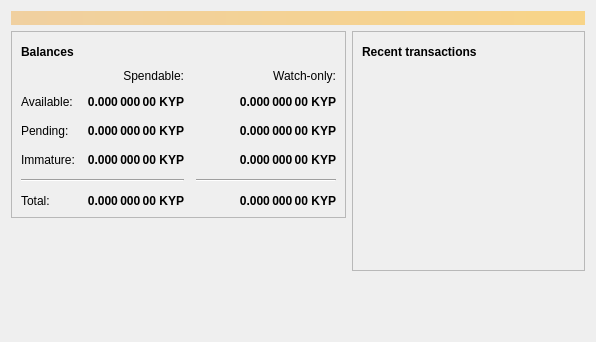
<?xml version="1.0" encoding="UTF-8"?>
<ui version="4.0">
 <class>OverviewPage</class>
 <widget class="QWidget" name="OverviewPage">
  <property name="geometry">
   <rect>
    <x>0</x>
    <y>0</y>
    <width>596</width>
    <height>342</height>
   </rect>
  </property>
  <property name="windowTitle">
   <string>Form</string>
  </property>
  <layout class="QVBoxLayout" name="topLayout">
   <item>
    <widget class="QLabel" name="labelAlerts">
     <property name="visible">
      <bool>false</bool>
     </property>
     <property name="styleSheet">
      <string notr="true">QLabel { background-color: qlineargradient(x1: 0, y1: 0, x2: 1, y2: 0, stop:0 #F0D0A0, stop:1 #F8D488); color:#000000; }</string>
     </property>
     <property name="wordWrap">
      <bool>true</bool>
     </property>
     <property name="margin">
      <number>3</number>
     </property>
     <property name="textInteractionFlags">
      <set>Qt::TextSelectableByMouse</set>
     </property>
    </widget>
   </item>
   <item>
    <layout class="QHBoxLayout" name="horizontalLayout" stretch="1,1">
     <item>
      <layout class="QVBoxLayout" name="verticalLayout_2">
       <item>
        <widget class="QFrame" name="frame">
         <property name="frameShape">
          <enum>QFrame::StyledPanel</enum>
         </property>
         <property name="frameShadow">
          <enum>QFrame::Raised</enum>
         </property>
         <layout class="QVBoxLayout" name="verticalLayout_4">
          <item>
           <layout class="QHBoxLayout" name="horizontalLayout_4">
            <item>
             <widget class="QLabel" name="label_5">
              <property name="font">
               <font>
                <weight>75</weight>
                <bold>true</bold>
               </font>
              </property>
              <property name="text">
               <string>Balances</string>
              </property>
             </widget>
            </item>
            <item>
             <widget class="QPushButton" name="labelWalletStatus">
              <property name="enabled">
               <bool>true</bool>
              </property>
              <property name="maximumSize">
               <size>
                <width>30</width>
                <height>16777215</height>
               </size>
              </property>
              <property name="toolTip">
               <string>The displayed information may be out of date. Your wallet automatically synchronizes with the Krypton network after a connection is established, but this process has not completed yet.</string>
              </property>
              <property name="text">
               <string/>
              </property>
              <property name="icon">
               <iconset resource="../bitcoin.qrc">
                <normaloff>:/icons/warning</normaloff>
                <disabledoff>:/icons/warning</disabledoff>:/icons/warning</iconset>
              </property>
              <property name="iconSize">
               <size>
                <width>24</width>
                <height>24</height>
               </size>
              </property>
              <property name="flat">
               <bool>true</bool>
              </property>
             </widget>
            </item>
            <item>
             <spacer name="horizontalSpacer_3">
              <property name="orientation">
               <enum>Qt::Horizontal</enum>
              </property>
              <property name="sizeHint" stdset="0">
               <size>
                <width>40</width>
                <height>20</height>
               </size>
              </property>
             </spacer>
            </item>
           </layout>
          </item>
          <item>
           <layout class="QGridLayout" name="gridLayout">
            <property name="spacing">
             <number>12</number>
            </property>
            <item row="2" column="2">
             <widget class="QLabel" name="labelWatchPending">
              <property name="font">
               <font>
                <weight>75</weight>
                <bold>true</bold>
               </font>
              </property>
              <property name="cursor">
               <cursorShape>IBeamCursor</cursorShape>
              </property>
              <property name="toolTip">
               <string>Unconfirmed transactions to watch-only addresses</string>
              </property>
              <property name="text">
               <string notr="true">0.000 000 00 KYP</string>
              </property>
              <property name="alignment">
               <set>Qt::AlignRight|Qt::AlignTrailing|Qt::AlignVCenter</set>
              </property>
              <property name="textInteractionFlags">
               <set>Qt::LinksAccessibleByMouse|Qt::TextSelectableByKeyboard|Qt::TextSelectableByMouse</set>
              </property>
             </widget>
            </item>
            <item row="2" column="1">
             <widget class="QLabel" name="labelUnconfirmed">
              <property name="font">
               <font>
                <weight>75</weight>
                <bold>true</bold>
               </font>
              </property>
              <property name="cursor">
               <cursorShape>IBeamCursor</cursorShape>
              </property>
              <property name="toolTip">
               <string>Total of transactions that have yet to be confirmed, and do not yet count toward the spendable balance</string>
              </property>
              <property name="text">
               <string notr="true">0.000 000 00 KYP</string>
              </property>
              <property name="alignment">
               <set>Qt::AlignRight|Qt::AlignTrailing|Qt::AlignVCenter</set>
              </property>
              <property name="textInteractionFlags">
               <set>Qt::LinksAccessibleByMouse|Qt::TextSelectableByKeyboard|Qt::TextSelectableByMouse</set>
              </property>
             </widget>
            </item>
            <item row="3" column="2">
             <widget class="QLabel" name="labelWatchImmature">
              <property name="font">
               <font>
                <weight>75</weight>
                <bold>true</bold>
               </font>
              </property>
              <property name="cursor">
               <cursorShape>IBeamCursor</cursorShape>
              </property>
              <property name="toolTip">
               <string>Mined balance in watch-only addresses that has not yet matured</string>
              </property>
              <property name="text">
               <string notr="true">0.000 000 00 KYP</string>
              </property>
              <property name="alignment">
               <set>Qt::AlignRight|Qt::AlignTrailing|Qt::AlignVCenter</set>
              </property>
              <property name="textInteractionFlags">
               <set>Qt::LinksAccessibleByMouse|Qt::TextSelectableByKeyboard|Qt::TextSelectableByMouse</set>
              </property>
             </widget>
            </item>
            <item row="4" column="0" colspan="2">
             <widget class="Line" name="line">
              <property name="orientation">
               <enum>Qt::Horizontal</enum>
              </property>
             </widget>
            </item>
            <item row="4" column="2">
             <widget class="Line" name="lineWatchBalance">
              <property name="sizePolicy">
               <sizepolicy hsizetype="Preferred" vsizetype="Fixed">
                <horstretch>0</horstretch>
                <verstretch>0</verstretch>
               </sizepolicy>
              </property>
              <property name="minimumSize">
               <size>
                <width>140</width>
                <height>0</height>
               </size>
              </property>
              <property name="orientation">
               <enum>Qt::Horizontal</enum>
              </property>
             </widget>
            </item>
            <item row="5" column="0">
             <widget class="QLabel" name="labelTotalText">
              <property name="text">
               <string>Total:</string>
              </property>
             </widget>
            </item>
            <item row="3" column="1">
             <widget class="QLabel" name="labelImmature">
              <property name="font">
               <font>
                <weight>75</weight>
                <bold>true</bold>
               </font>
              </property>
              <property name="cursor">
               <cursorShape>IBeamCursor</cursorShape>
              </property>
              <property name="toolTip">
               <string>Mined balance that has not yet matured</string>
              </property>
              <property name="text">
               <string notr="true">0.000 000 00 KYP</string>
              </property>
              <property name="alignment">
               <set>Qt::AlignRight|Qt::AlignTrailing|Qt::AlignVCenter</set>
              </property>
              <property name="textInteractionFlags">
               <set>Qt::LinksAccessibleByMouse|Qt::TextSelectableByKeyboard|Qt::TextSelectableByMouse</set>
              </property>
             </widget>
            </item>
            <item row="2" column="3">
             <spacer name="horizontalSpacer_2">
              <property name="orientation">
               <enum>Qt::Horizontal</enum>
              </property>
              <property name="sizeHint" stdset="0">
               <size>
                <width>40</width>
                <height>20</height>
               </size>
              </property>
             </spacer>
            </item>
            <item row="3" column="0">
             <widget class="QLabel" name="labelImmatureText">
              <property name="text">
               <string>Immature:</string>
              </property>
             </widget>
            </item>
            <item row="5" column="1">
             <widget class="QLabel" name="labelTotal">
              <property name="font">
               <font>
                <weight>75</weight>
                <bold>true</bold>
               </font>
              </property>
              <property name="cursor">
               <cursorShape>IBeamCursor</cursorShape>
              </property>
              <property name="toolTip">
               <string>Your current total balance</string>
              </property>
              <property name="text">
               <string notr="true">0.000 000 00 KYP</string>
              </property>
              <property name="alignment">
               <set>Qt::AlignRight|Qt::AlignTrailing|Qt::AlignVCenter</set>
              </property>
              <property name="textInteractionFlags">
               <set>Qt::LinksAccessibleByMouse|Qt::TextSelectableByKeyboard|Qt::TextSelectableByMouse</set>
              </property>
             </widget>
            </item>
            <item row="5" column="2">
             <widget class="QLabel" name="labelWatchTotal">
              <property name="font">
               <font>
                <weight>75</weight>
                <bold>true</bold>
               </font>
              </property>
              <property name="cursor">
               <cursorShape>IBeamCursor</cursorShape>
              </property>
              <property name="toolTip">
               <string>Current total balance in watch-only addresses</string>
              </property>
              <property name="text">
               <string notr="true">0.000 000 00 KYP</string>
              </property>
              <property name="alignment">
               <set>Qt::AlignRight|Qt::AlignTrailing|Qt::AlignVCenter</set>
              </property>
              <property name="textInteractionFlags">
               <set>Qt::LinksAccessibleByMouse|Qt::TextSelectableByKeyboard|Qt::TextSelectableByMouse</set>
              </property>
             </widget>
            </item>
            <item row="0" column="2">
             <widget class="QLabel" name="labelWatchonly">
              <property name="text">
               <string>Watch-only:</string>
              </property>
              <property name="alignment">
               <set>Qt::AlignRight|Qt::AlignTrailing|Qt::AlignVCenter</set>
              </property>
             </widget>
            </item>
            <item row="1" column="0">
             <widget class="QLabel" name="labelBalanceText">
              <property name="text">
               <string>Available:</string>
              </property>
             </widget>
            </item>
            <item row="1" column="1">
             <widget class="QLabel" name="labelBalance">
              <property name="font">
               <font>
                <weight>75</weight>
                <bold>true</bold>
               </font>
              </property>
              <property name="cursor">
               <cursorShape>IBeamCursor</cursorShape>
              </property>
              <property name="toolTip">
               <string>Your current spendable balance</string>
              </property>
              <property name="text">
               <string notr="true">0.000 000 00 KYP</string>
              </property>
              <property name="alignment">
               <set>Qt::AlignRight|Qt::AlignTrailing|Qt::AlignVCenter</set>
              </property>
              <property name="textInteractionFlags">
               <set>Qt::LinksAccessibleByMouse|Qt::TextSelectableByKeyboard|Qt::TextSelectableByMouse</set>
              </property>
             </widget>
            </item>
            <item row="1" column="2">
             <widget class="QLabel" name="labelWatchAvailable">
              <property name="font">
               <font>
                <weight>75</weight>
                <bold>true</bold>
               </font>
              </property>
              <property name="cursor">
               <cursorShape>IBeamCursor</cursorShape>
              </property>
              <property name="toolTip">
               <string>Your current balance in watch-only addresses</string>
              </property>
              <property name="text">
               <string notr="true">0.000 000 00 KYP</string>
              </property>
              <property name="alignment">
               <set>Qt::AlignRight|Qt::AlignTrailing|Qt::AlignVCenter</set>
              </property>
              <property name="textInteractionFlags">
               <set>Qt::LinksAccessibleByMouse|Qt::TextSelectableByKeyboard|Qt::TextSelectableByMouse</set>
              </property>
             </widget>
            </item>
            <item row="2" column="0">
             <widget class="QLabel" name="labelPendingText">
              <property name="text">
               <string>Pending:</string>
              </property>
             </widget>
            </item>
            <item row="0" column="1">
             <widget class="QLabel" name="labelSpendable">
              <property name="text">
               <string>Spendable:</string>
              </property>
              <property name="alignment">
               <set>Qt::AlignRight|Qt::AlignTrailing|Qt::AlignVCenter</set>
              </property>
             </widget>
            </item>
           </layout>
          </item>
         </layout>
        </widget>
       </item>
       <item>
        <spacer name="verticalSpacer">
         <property name="orientation">
          <enum>Qt::Vertical</enum>
         </property>
         <property name="sizeHint" stdset="0">
          <size>
           <width>20</width>
           <height>40</height>
          </size>
         </property>
        </spacer>
       </item>
      </layout>
     </item>
     <item>
      <layout class="QVBoxLayout" name="verticalLayout_3">
       <item>
        <widget class="QFrame" name="frame_2">
         <property name="frameShape">
          <enum>QFrame::StyledPanel</enum>
         </property>
         <property name="frameShadow">
          <enum>QFrame::Raised</enum>
         </property>
         <layout class="QVBoxLayout" name="verticalLayout">
          <item>
           <layout class="QHBoxLayout" name="horizontalLayout_2">
            <item>
             <widget class="QLabel" name="label_4">
              <property name="font">
               <font>
                <weight>75</weight>
                <bold>true</bold>
               </font>
              </property>
              <property name="text">
               <string>Recent transactions</string>
              </property>
             </widget>
            </item>
            <item>
             <widget class="QPushButton" name="labelTransactionsStatus">
              <property name="enabled">
               <bool>true</bool>
              </property>
              <property name="maximumSize">
               <size>
                <width>30</width>
                <height>16777215</height>
               </size>
              </property>
              <property name="toolTip">
               <string>The displayed information may be out of date. Your wallet automatically synchronizes with the Krypton network after a connection is established, but this process has not completed yet.</string>
              </property>
              <property name="text">
               <string/>
              </property>
              <property name="icon">
               <iconset resource="../bitcoin.qrc">
                <normaloff>:/icons/warning</normaloff>
                <disabledoff>:/icons/warning</disabledoff>:/icons/warning</iconset>
              </property>
              <property name="iconSize">
               <size>
                <width>24</width>
                <height>24</height>
               </size>
              </property>
              <property name="flat">
               <bool>true</bool>
              </property>
             </widget>
            </item>
            <item>
             <spacer name="horizontalSpacer">
              <property name="orientation">
               <enum>Qt::Horizontal</enum>
              </property>
              <property name="sizeHint" stdset="0">
               <size>
                <width>40</width>
                <height>20</height>
               </size>
              </property>
             </spacer>
            </item>
           </layout>
          </item>
          <item>
           <widget class="QListView" name="listTransactions">
            <property name="styleSheet">
             <string notr="true">QListView { background: transparent; }</string>
            </property>
            <property name="frameShape">
             <enum>QFrame::NoFrame</enum>
            </property>
            <property name="verticalScrollBarPolicy">
             <enum>Qt::ScrollBarAlwaysOff</enum>
            </property>
            <property name="horizontalScrollBarPolicy">
             <enum>Qt::ScrollBarAlwaysOff</enum>
            </property>
            <property name="selectionMode">
             <enum>QAbstractItemView::NoSelection</enum>
            </property>
           </widget>
          </item>
         </layout>
        </widget>
       </item>
       <item>
        <spacer name="verticalSpacer_2">
         <property name="orientation">
          <enum>Qt::Vertical</enum>
         </property>
         <property name="sizeHint" stdset="0">
          <size>
           <width>20</width>
           <height>40</height>
          </size>
         </property>
        </spacer>
       </item>
      </layout>
     </item>
    </layout>
   </item>
  </layout>
 </widget>
 <resources/>
 <connections/>
</ui>
